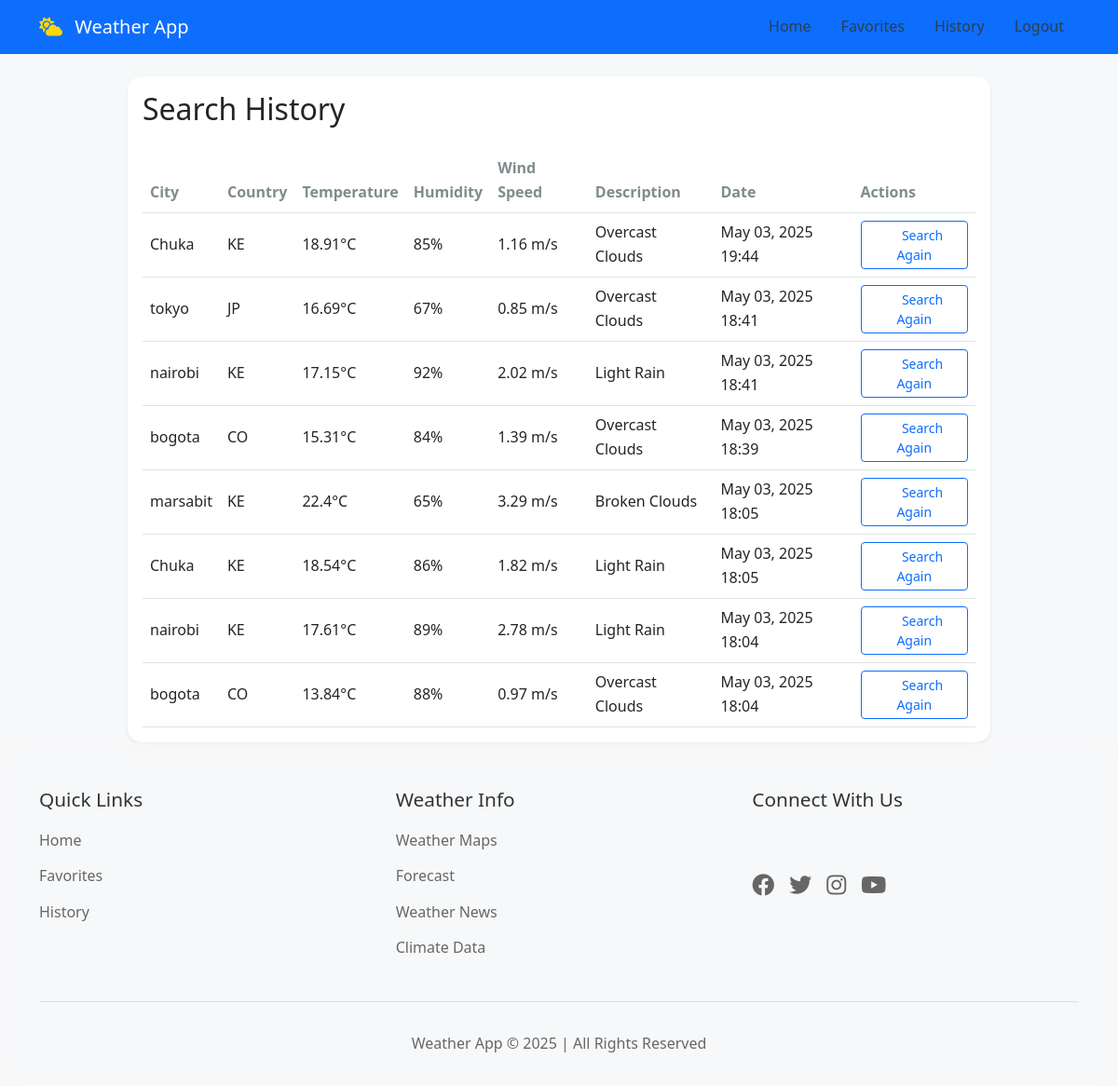
Page /history/ (signed in) on the committed database.
### weather/models.py (models this page shows, shortened)
class WeatherSearch(models.Model):
    user = models.ForeignKey(User, on_delete=models.CASCADE, related_name='weather_searches')
    city = models.CharField(max_length=100)
    country = models.CharField(max_length=100, blank=True)
    timestamp = models.DateTimeField(auto_now_add=True)
    temperature = models.FloatField()
    humidity = models.IntegerField()
    wind_speed = models.FloatField()
    description = models.CharField(max_length=200)
    icon = models.CharField(max_length=10)
    class Meta:
        ordering = ['-timestamp']
        verbose_name_plural = 'Weather Searches'

### weather/views.py (the view)
# urls.py: path('history/', views.search_history, name='search_history'),
@login_required
def search_history(request):
    searches = WeatherSearch.objects.filter(user=request.user)
    return render(request, 'weather/history.html', {'searches': searches})

### weather/templates/weather/history.html
{% extends 'weather/base.html' %}
{% block content %}
<div class="row">
    <div class="col-md-10 mx-auto">
        <div class="card shadow-sm">
            <div class="card-body">
                <h2 class="card-title mb-4">Search History</h2>
                {% if searches %}
                <div class="table-responsive">
                    <table class="table table-hover">
                        <thead>
                            <tr>
                                <th>City</th>
                                <th>Country</th>
                                <th>Temperature</th>
                                <th>Humidity</th>
                                <th>Wind Speed</th>
                                <th>Description</th>
                                <th>Date</th>
                                <th>Actions</th>
                            </tr>
                        </thead>
                        <tbody>
                            {% for search in searches %}
                            <tr>
                                <td>{{ search.city }}</td>
                                <td>{{ search.country }}</td>
                                <td>{{ search.temperature }}°C</td>
                                <td>{{ search.humidity }}%</td>
                                <td>{{ search.wind_speed }} m/s</td>
                                <td class="text-capitalize">{{ search.description }}</td>
                                <td>{{ search.timestamp|date:"M d, Y H:i" }}</td>
                                <td>
                                    <a href="{% url 'index' %}?city={{ search.city }}" class="btn btn-sm btn-outline-primary">
                                        <i class="fas fa-search"></i> Search Again
                                    </a>
                                </td>
                            </tr>
                            {% endfor %}
                        </tbody>
                    </table>
                </div>
                {% else %}
                <div class="text-center text-muted py-4">
                    <i class="fas fa-history fa-3x mb-3"></i>
                    <p>No search history available.</p>
                </div>
                {% endif %}
            </div>
        </div>
    </div>
</div>
{% endblock %}

### weather/templates/weather/base.html (shortened to what this page needs)
<!DOCTYPE html>
<html lang="en">
<head>
    <link href="https://cdn.jsdelivr.net/npm/bootstrap@5.3.0/dist/css/bootstrap.min.css" rel="stylesheet">
    <link rel="stylesheet" href="https://cdnjs.cloudflare.com/ajax/libs/font-awesome/6.0.0/css/all.min.css">
    {% load static %}
    <link rel="stylesheet" href="{% static 'css/modern-style.css' %}">
    <link rel="stylesheet" href="{% static 'css/style.css' %}">
</head>
<body>
    <nav class="navbar navbar-expand-lg navbar-dark bg-primary">
        <div class="container">
            <a class="navbar-brand" href="{% url 'index' %}"><i class="fas fa-cloud-sun"></i> Weather App</a>
            <div class="collapse navbar-collapse" id="navbarNav">
                <ul class="navbar-nav ms-auto">
                    <li class="nav-item">
                        <a class="nav-link" href="{% url 'index' %}">Home</a>
                    </li>
                    {% if user.is_authenticated %}
                        <li class="nav-item">
                            <a class="nav-link" href="{% url 'favorite_locations' %}">Favorites</a>
                        </li>
                        <li class="nav-item">
                            <a class="nav-link" href="{% url 'search_history' %}">History</a>
                        </li>
                        <li class="nav-item">
                            <a class="nav-link" href="{% url 'logout' %}">Logout</a>
                        </li>
                    {% endif %}
                </ul>
            </div>
        </div>
    </nav>
    <div class="container mt-4">
        {% block content %}
        {% endblock %}
    </div>
    <footer class="footer mt-auto">
        <div class="container">
            <div class="footer-content">
                <div class="footer-section">
                    <h3>Quick Links</h3>
                    <ul class="footer-links">
                        <li><a href="{% url 'index' %}">Home</a></li>
                        {% if user.is_authenticated %}
                        <li><a href="{% url 'favorite_locations' %}">Favorites</a></li>
                        <li><a href="{% url 'search_history' %}">History</a></li>
                        {% else %}
                        <li><a href="{% url 'login' %}">Login</a></li>
                        <li><a href="{% url 'register' %}">Register</a></li>
                        {% endif %}
                    </ul>
                </div>
                <div class="footer-section">
                    <h3>Weather Info</h3>
                    <ul class="footer-links">
                        <li><a href="#">Weather Maps</a></li>
                        <li><a href="#">Forecast</a></li>
                        <li><a href="#">Weather News</a></li>
                        <li><a href="#">Climate Data</a></li>
                    </ul>
                </div>
                <div class="footer-section">
                    <h3>Connect With Us</h3>
                    <p>Follow us on social media for weather updates</p>
                    <div class="social-icons">
                        <a href="#"><i class="fab fa-facebook"></i></a>
                        <a href="#"><i class="fab fa-twitter"></i></a>
                        <a href="#"><i class="fab fa-instagram"></i></a>
                        <a href="#"><i class="fab fa-youtube"></i></a>
                    </div>
                </div>
            </div>
            <div class="footer-bottom">
                <p>Weather App © {% now "Y" %} | All Rights Reserved</p>
            </div>
        </div>
    </footer>
</body>
</html>

### weather/static/css/modern-style.css (style rules this page uses)
:root { --primary-color: #3498db; --secondary-color: #2c3e50; --accent-color: #ffd700; --text-light: #f8f9fa; --text-dark: #2c3e50; --card-bg: rgba(255, 255, 255, 0.85); --transition-speed: 0.3s; }
body { background-image: url('https://source.unsplash.com/1920x1080/?weather,landscape') no-repeat center center fixed; background-size: cover; min-height: 100vh; font-family: 'Segoe UI', system-ui, -apple-system, sans-serif; display: flex; flex-direction: column; color: var(--text-light); position: relative; z-index: 0; }

### weather/static/css/style.css (style rules this page uses)
body { font-family: 'Segoe UI', system-ui, -apple-system, sans-serif; line-height: 1.6; background-color: #f7f8f9; }
.navbar-brand i { margin-right: 0.5rem; color: #ffd700; }
.card { border: none; border-radius: 15px; box-shadow: 0 4px 6px rgba(0, 0, 0, 0.1); transition: transform 0.2s; }
.table { margin-bottom: 0; }
.table th { border-top: none; color: #7f8c8d; font-weight: 600; }
.table td { vertical-align: middle; }
.footer { margin-top: 3rem; padding: 3rem 0 1rem; background: rgba(255, 255, 255, 0.1); backdrop-filter: blur(10px); border-top: 1px solid rgba(255, 255, 255, 0.2); }
.footer-content { display: grid; grid-template-columns: repeat(auto-fit, minmax(250px, 1fr)); gap: 2rem; margin-bottom: 2rem; }
.footer-section h3 { color: #333; margin-bottom: 1.2rem; font-size: 1.3rem; }
.footer-links { list-style: none; padding: 0; margin: 0; }
.footer-links li { margin-bottom: 0.8rem; }
.footer-links a { color: #666; text-decoration: none; transition: color 0.3s ease; }
.social-icons { display: flex; gap: 1rem; margin-top: 1rem; }
.social-icons a { color: #666; font-size: 1.5rem; transition: color 0.3s ease; }
.footer-bottom { text-align: center; padding-top: 2rem; border-top: 1px solid rgba(0, 0, 0, 0.1); color: #666; }
.fa-search { color: #ffffff; }
.navbar-nav .nav-item .nav-link { color: #2c3e50; font-weight: 500; padding: 0.5rem 1rem; transition: all 0.3s ease; position: relative; }
.navbar-nav .nav-item .nav-link::after { content: ''; position: absolute; width: 0; height: 2px; bottom: 0; left: 50%; background-color: #3498db; transition: all 0.3s ease; transform: translateX(-50%); }

### rows in the picture
WeatherSearch: city "Chuka", country "KE", temperature "18.91", humidity "85", wind_speed "1.16", description "Overcast Clouds", timestamp "May 03, 2025 19:44"
WeatherSearch: city "tokyo", country "JP", temperature "16.69", humidity "67", wind_speed "0.85", description "Overcast Clouds", timestamp "May 03, 2025 18:41"
WeatherSearch: city "nairobi", country "KE", temperature "17.15", humidity "92", wind_speed "2.02", description "Light Rain", timestamp "May 03, 2025 18:41"
WeatherSearch: city "bogota", country "CO", temperature "15.31", humidity "84", wind_speed "1.39", description "Overcast Clouds", timestamp "May 03, 2025 18:39"
WeatherSearch: city "marsabit", country "KE", temperature "22.4", humidity "65", wind_speed "3.29", description "Broken Clouds", timestamp "May 03, 2025 18:05"
WeatherSearch: city "Chuka", country "KE", temperature "18.54", humidity "86", wind_speed "1.82", description "Light Rain", timestamp "May 03, 2025 18:05"
WeatherSearch: city "nairobi", country "KE", temperature "17.61", humidity "89", wind_speed "2.78", description "Light Rain", timestamp "May 03, 2025 18:04"
WeatherSearch: city "bogota", country "CO", temperature "13.84", humidity "88", wind_speed "0.97", description "Overcast Clouds", timestamp "May 03, 2025 18:04"
